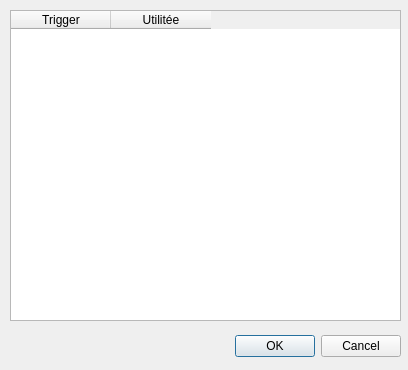
<?xml version="1.0" encoding="UTF-8"?>
<ui version="4.0">
 <class>HelpUi</class>
 <widget class="QDialog" name="HelpUi">
  <property name="geometry">
   <rect>
    <x>0</x>
    <y>0</y>
    <width>408</width>
    <height>370</height>
   </rect>
  </property>
  <property name="windowTitle">
   <string>Trigger help</string>
  </property>
  <widget class="QDialogButtonBox" name="buttonBox">
   <property name="geometry">
    <rect>
     <x>220</x>
     <y>330</y>
     <width>181</width>
     <height>32</height>
    </rect>
   </property>
   <property name="orientation">
    <enum>Qt::Horizontal</enum>
   </property>
   <property name="standardButtons">
    <set>QDialogButtonBox::Cancel|QDialogButtonBox::Ok</set>
   </property>
  </widget>
  <widget class="QTableWidget" name="tableWidget">
   <property name="geometry">
    <rect>
     <x>10</x>
     <y>10</y>
     <width>391</width>
     <height>311</height>
    </rect>
   </property>
   <column>
    <property name="text">
     <string>Trigger</string>
    </property>
   </column>
   <column>
    <property name="text">
     <string>Utilitée</string>
    </property>
   </column>
  </widget>
 </widget>
 <resources/>
 <connections>
  <connection>
   <sender>buttonBox</sender>
   <signal>accepted()</signal>
   <receiver>HelpUi</receiver>
   <slot>accept()</slot>
   <hints>
    <hint type="sourcelabel">
     <x>248</x>
     <y>254</y>
    </hint>
    <hint type="destinationlabel">
     <x>157</x>
     <y>274</y>
    </hint>
   </hints>
  </connection>
  <connection>
   <sender>buttonBox</sender>
   <signal>rejected()</signal>
   <receiver>HelpUi</receiver>
   <slot>reject()</slot>
   <hints>
    <hint type="sourcelabel">
     <x>316</x>
     <y>260</y>
    </hint>
    <hint type="destinationlabel">
     <x>286</x>
     <y>274</y>
    </hint>
   </hints>
  </connection>
 </connections>
</ui>
